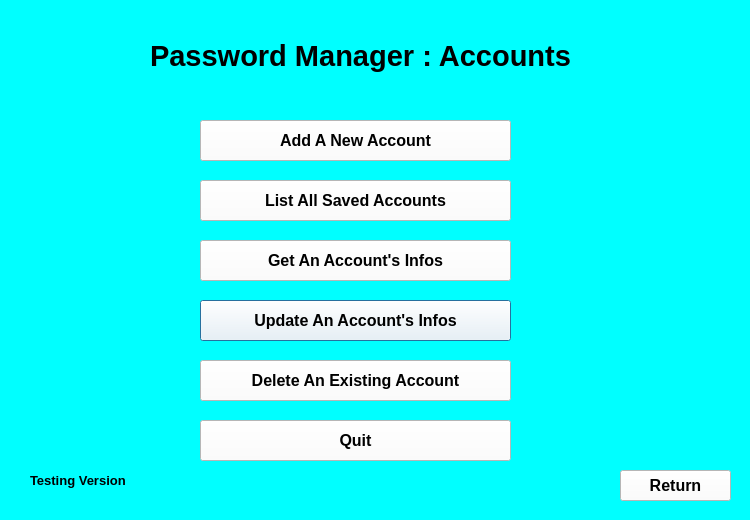
<?xml version="1.0" encoding="UTF-8"?>
<ui version="4.0">
 <class>Dialog</class>
 <widget class="QDialog" name="Dialog">
  <property name="geometry">
   <rect>
    <x>0</x>
    <y>0</y>
    <width>750</width>
    <height>520</height>
   </rect>
  </property>
  <property name="font">
   <font>
    <family>MS Sans Serif</family>
   </font>
  </property>
  <property name="windowTitle">
   <string>User Menu</string>
  </property>
  <property name="styleSheet">
   <string notr="true">background-color: rgb(0, 255, 255);</string>
  </property>
  <widget class="QLabel" name="label_2">
   <property name="geometry">
    <rect>
     <x>30</x>
     <y>470</y>
     <width>131</width>
     <height>20</height>
    </rect>
   </property>
   <property name="font">
    <font>
     <family>MS Sans Serif</family>
     <pointsize>10</pointsize>
     <weight>75</weight>
     <bold>true</bold>
    </font>
   </property>
   <property name="text">
    <string>Testing Version</string>
   </property>
  </widget>
  <widget class="QLabel" name="Title">
   <property name="geometry">
    <rect>
     <x>150</x>
     <y>20</y>
     <width>441</width>
     <height>71</height>
    </rect>
   </property>
   <property name="font">
    <font>
     <family>MS Sans Serif</family>
     <pointsize>22</pointsize>
     <weight>75</weight>
     <bold>true</bold>
    </font>
   </property>
   <property name="text">
    <string>Password Manager : Accounts</string>
   </property>
  </widget>
  <widget class="QPushButton" name="UpdateAnAccountInfos">
   <property name="geometry">
    <rect>
     <x>200</x>
     <y>300</y>
     <width>311</width>
     <height>41</height>
    </rect>
   </property>
   <property name="font">
    <font>
     <family>MS Sans Serif</family>
     <pointsize>12</pointsize>
     <weight>75</weight>
     <bold>true</bold>
    </font>
   </property>
   <property name="styleSheet">
    <string notr="true">background-color: rgb(255, 255, 255);</string>
   </property>
   <property name="text">
    <string>Update An Account's Infos</string>
   </property>
  </widget>
  <widget class="QPushButton" name="GetAnAccountInfos">
   <property name="geometry">
    <rect>
     <x>200</x>
     <y>240</y>
     <width>311</width>
     <height>41</height>
    </rect>
   </property>
   <property name="font">
    <font>
     <family>MS Sans Serif</family>
     <pointsize>12</pointsize>
     <weight>75</weight>
     <bold>true</bold>
    </font>
   </property>
   <property name="styleSheet">
    <string notr="true">background-color: rgb(255, 255, 255);</string>
   </property>
   <property name="text">
    <string>Get An Account's Infos</string>
   </property>
  </widget>
  <widget class="QPushButton" name="DeleteAnExistingAccount">
   <property name="geometry">
    <rect>
     <x>200</x>
     <y>360</y>
     <width>311</width>
     <height>41</height>
    </rect>
   </property>
   <property name="font">
    <font>
     <family>MS Sans Serif</family>
     <pointsize>12</pointsize>
     <weight>75</weight>
     <bold>true</bold>
    </font>
   </property>
   <property name="styleSheet">
    <string notr="true">background-color: rgb(255, 255, 255);</string>
   </property>
   <property name="text">
    <string>Delete An Existing Account</string>
   </property>
  </widget>
  <widget class="QPushButton" name="AddANewAccount">
   <property name="geometry">
    <rect>
     <x>200</x>
     <y>120</y>
     <width>311</width>
     <height>41</height>
    </rect>
   </property>
   <property name="font">
    <font>
     <family>MS Sans Serif</family>
     <pointsize>12</pointsize>
     <weight>75</weight>
     <bold>true</bold>
    </font>
   </property>
   <property name="styleSheet">
    <string notr="true">background-color: rgb(255, 255, 255);</string>
   </property>
   <property name="text">
    <string>Add A New Account</string>
   </property>
  </widget>
  <widget class="QPushButton" name="ListAllSavedAccounts">
   <property name="geometry">
    <rect>
     <x>200</x>
     <y>180</y>
     <width>311</width>
     <height>41</height>
    </rect>
   </property>
   <property name="font">
    <font>
     <family>MS Sans Serif</family>
     <pointsize>12</pointsize>
     <weight>75</weight>
     <bold>true</bold>
    </font>
   </property>
   <property name="styleSheet">
    <string notr="true">background-color: rgb(255, 255, 255);</string>
   </property>
   <property name="text">
    <string>List All Saved Accounts</string>
   </property>
  </widget>
  <widget class="QPushButton" name="Exit">
   <property name="geometry">
    <rect>
     <x>200</x>
     <y>420</y>
     <width>311</width>
     <height>41</height>
    </rect>
   </property>
   <property name="font">
    <font>
     <family>MS Sans Serif</family>
     <pointsize>12</pointsize>
     <weight>75</weight>
     <bold>true</bold>
    </font>
   </property>
   <property name="styleSheet">
    <string notr="true">background-color: rgb(255, 255, 255);</string>
   </property>
   <property name="text">
    <string>Quit</string>
   </property>
  </widget>
  <widget class="QPushButton" name="Return">
   <property name="geometry">
    <rect>
     <x>620</x>
     <y>470</y>
     <width>111</width>
     <height>31</height>
    </rect>
   </property>
   <property name="font">
    <font>
     <family>MS Sans Serif</family>
     <pointsize>12</pointsize>
     <weight>75</weight>
     <bold>true</bold>
    </font>
   </property>
   <property name="styleSheet">
    <string notr="true">background-color: rgb(255, 255, 255);</string>
   </property>
   <property name="text">
    <string>Return</string>
   </property>
  </widget>
 </widget>
 <resources/>
 <connections/>
</ui>
